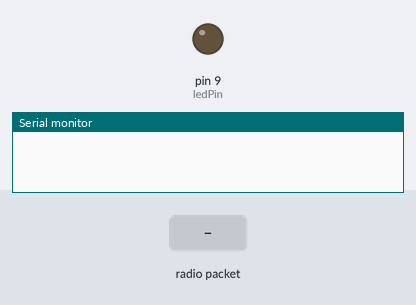
The sketch below on a simulated Arduino Uno, built with avr-gcc and run on an emulated ATmega328P. On the bench: output pins drawn as LEDs (lit = HIGH), the last lines printed to the serial monitor. The inputs (shaded band) are chosen by the test bench. No radio packets arrive unless stated.

Above: at 2.9 s.
3.0 s: radio packet "W1" arrives
At 4.1 s:
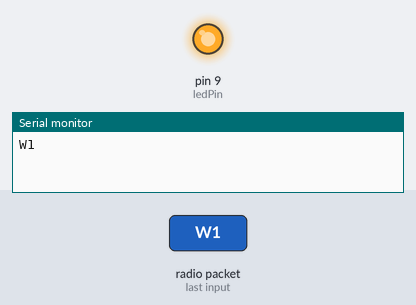
Timing chart, 0 to 6.0 s (numbered marks = the images above; inputs shaded):
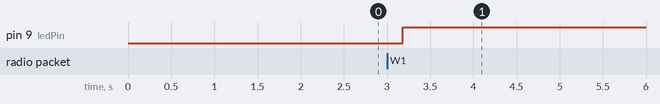

Measured:
- after the input at 3.0 s, pin 9 (ledPin): LOW → HIGH after 0.18 s

The sketch:

sketch_nov25a.ino
```cpp
#include <VirtualWire.h>
#define ledPin 9

void setup() {
  // put your setup code here, to run once:

    vw_set_tx_pin(4);               // nadajnik RF podłączamy do pinu 12
    vw_setup(2000);        // ustawiamy prędkość transmisji
    vw_set_rx_pin(11);
     vw_rx_start();                            // Rozpoczynamy odbiór danych
      pinMode(ledPin, OUTPUT);
      Serial.begin(9600);
}


void loop() {


 char wl[2] = {'W','1'};            //utworz tablice dwuznakową wl
 char wyl[2] = {'W','0'};           //utworz tablice dwuznakową wyl
 vw_send((uint8_t *)wl, 2);      //wysylamy w postaci znaków 8-bitowych zawartosc tablicy wl o wielkosci 2
   vw_wait_tx();                   // poczekaj az cala zawartosc tablicy zostanie wyslana
   delay(1000);                    //odczekaj 1s
   uint8_t buf[VW_MAX_MESSAGE_LEN];          //definicja buforu odbioru danych
    uint8_t buflen = VW_MAX_MESSAGE_LEN;      //oraz dlugości otrzymanych danych

    if (vw_get_message(buf, &buflen))         // jeżeli do buforu danych dotarły dane oraz
                                              // transmisja została zakończona i długość danych nie przekracza 8-bitów
    {
 String dane;
 int i;
 //utwórz zmienną string dane

      for (i = 0; i < buflen; i++)            //jeżeli wartość i < 0 to odbieraj znaki
          {

         dane +=char(buf[i]);                 //do zmiennej string wprowadź wszystkie otrzymane znaki i je połącz

          }
           if(dane == "W1")                             //jeżeli odebrane dane są równe W1
      {

     Serial.println(dane);
       digitalWrite(ledPin, HIGH);    //przypisz zielonej diodzie stan jako wartość zmiennej boolowskiej
       delay(1000);
    }
 }
}
```
